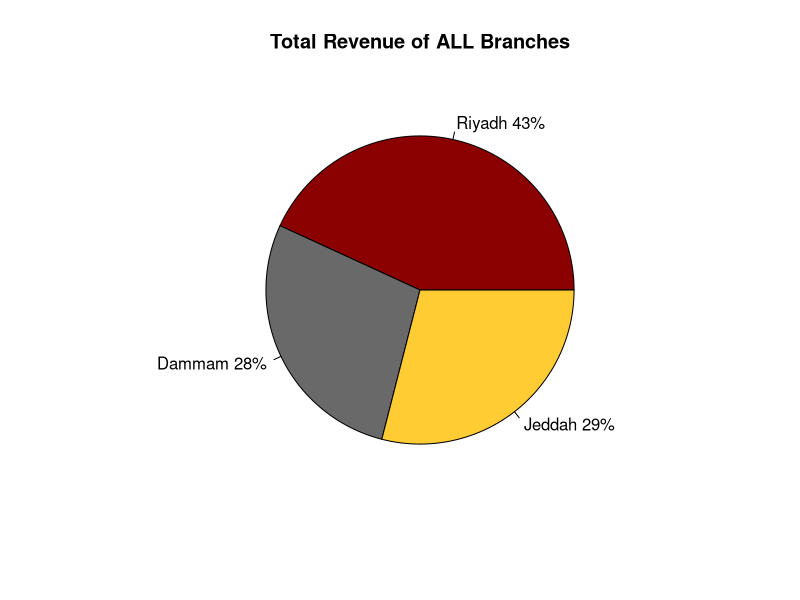
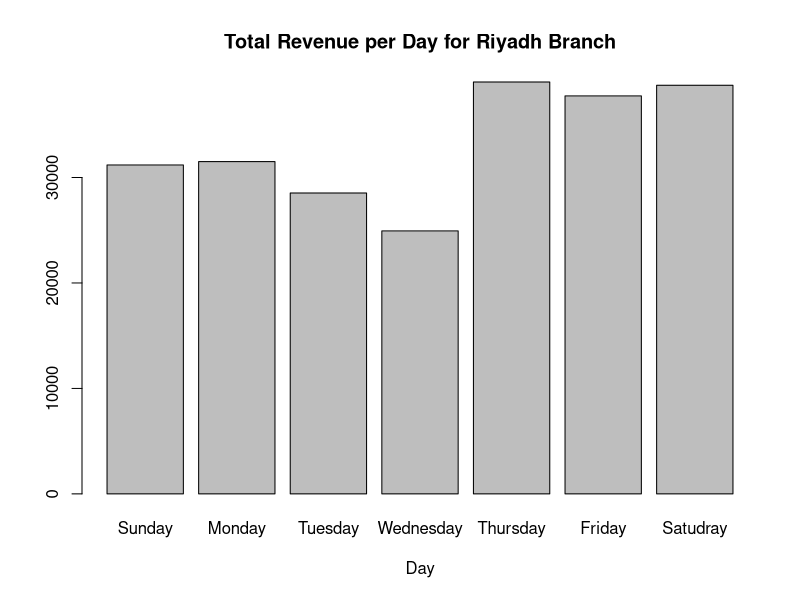
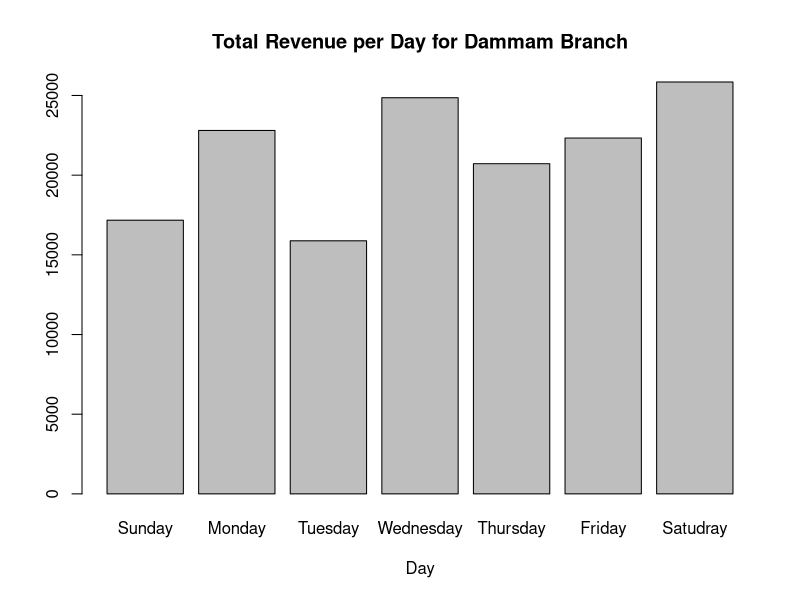
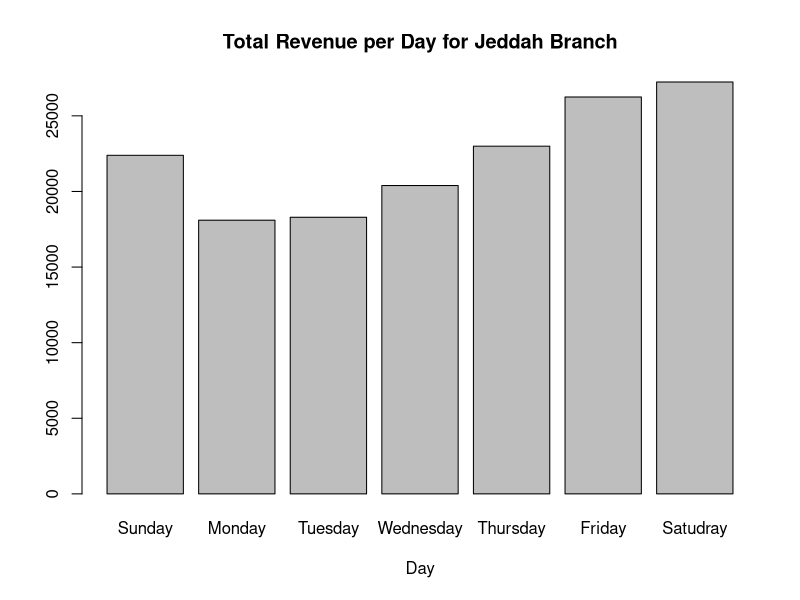
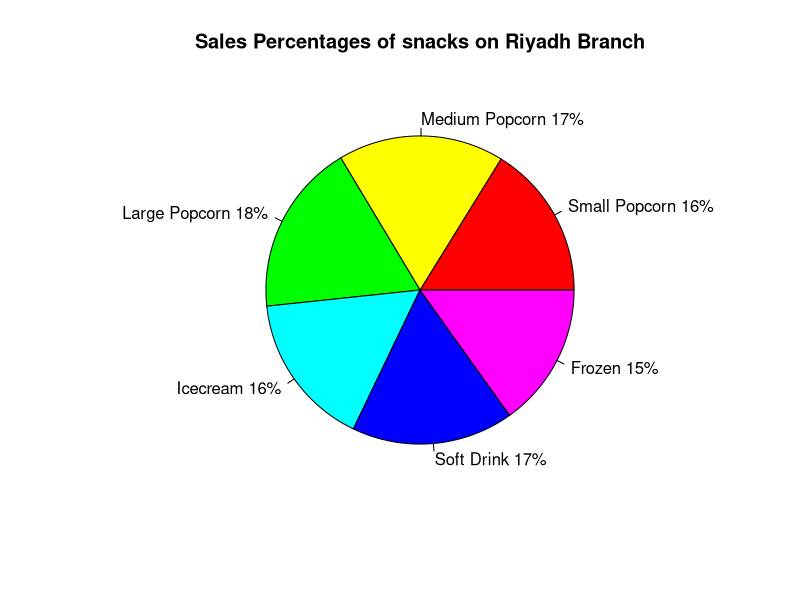

Here is the R script that generated these plots, in order:
#Theaters<-read.csv('Data governance bootcamp\\R\\Week 6\\day5\\movie-theater-r\\Theaters.csv',stringsAsFactors = FALSE)
#print(Theaters)



# 1. Create snacks that the customers can buy and randomize who buys which snack

###################################### Snacks ##########################################

#Create snacks dataframe to store the sales
snacksDF<-data.frame(Branch=factor(),Theater=integer(), Small.Popcorn=integer(), 
                     Medium.Popcorn=integer(), Large.Popcorn=integer(),
                     Icecream=integer(),Soft.Drink=integer(), Frozen=integer())
snacksDF<-data.frame(Branch=0,Theater=0,Small.Popcorn=0L, 
                     Medium.Popcorn=0L, Large.Popcorn=0L,
                     Icecream=0L,Soft.drink=0L, Frozen=0L)

################################## Snacks Function #####################################

# the function takes snacks data frame to store the sales on it, Branch name, theater number
# and takes number of visitors.It is return the total revenue of the day for a theater.
snacksF<-function(snacksDF, BranchName, TheaterN, visitorsN){
  #snacks prices
  prices<-c(6, 8, 10, 8, 7, 9)
  #create a vector of sold snacks
  snack<-sample(x = 1:visitorsN, size = 6, replace = TRUE)
  #calculate the sales of snacks for a screen
  snacksSales<- t(snack)%*%prices
  snacksSales<-snacksSales[1]
  #bind it with the branch and theater
  snack<-c(BranchName, TheaterN,snack)
  #print(snack)
  #add it to the dataframe
  snacksDF<-rbind.data.frame(snacksDF,snack)
  #Assign it to golbal var
  snacksDF<<-snacksDF
  return (snacksSales)
}

###############################################################################################

# Movie List
# DATA:         Movie Name  | Age Rating  | Number of Shows each day
movies <- rbind(c("Limitless", "PG-13", 3), 
                c("Taken", "PG-13", 1), 
                c("The Old Guard", "R", 2),
                c("Mr. & Mrs. Smith", "PG-13", 3),
                c("Focus", "+16", 2),
                c("Raya and the Last Dragon", "PG", 4),
                c("Rush Hour 3", "PG-13", 3))
# Branchs and size of the each branch based on the number of screens have
#  DATA:       Branch Location  | VIP | Standard | MAX
branchs <-  rbind(c("Riyadh", 2, 5, 2), 
                  c("Dammam", 1, 3, 1), 
                  c("Jeddah", 1, 4, 1))
# Theater Types based on capacity and ticket cost
# DATA:         Type Name  | Seats  | Adult Cost  | Child Cost
theatersType <- rbind(c("VIP",      60,  40, 30),
                      c("Standard", 120, 20, 15),
                      c("MAX",      180, 25, 20))

# This function generate a theaters data set for multiple branch by passing branchs and theatersTypes
generateDataSet <- function(branchs, theatersType){
  # Initialize the dataset columns to empty state
  branch_col <- NULL
  theater_num_col <- NULL
  type_col <- NULL
  seats_col <- NULL
  adult_cost_col <- NULL
  child_cost_col <- NULL
  movie_name_col <- NULL
  movie_rating_age_col <- NULL
  show_number_col <- NULL
  
  
  # Loop over branchs and theatersType to create dataset
  for(row in 1:nrow(branchs)) {
    
    # Count theater number for each branch in total including all types of theater (VIP, Standard, Max)
    countTheater <- 0
    
    for(col in 2:ncol(branchs)) {
      # total screen for each theater type and covert the string digit to integer number
      screensCount <- as.numeric(branchs[row, col])
      # calculate the total of all screens for each branch
      countTheater <- countTheater + screensCount
      
      # Loading the data for each column
      branch_col     <- c(branch_col, rep(branchs[row], screensCount))
      type_col       <- c(type_col, rep(theatersType[col-1], screensCount))
      seats_col      <- c(seats_col, rep(theatersType[col+2], screensCount))
      adult_cost_col <- c(adult_cost_col, rep(theatersType[col+5], screensCount))
      child_cost_col <- c(child_cost_col, rep(theatersType[col+8], screensCount))
    }
    
    # Create random movies assign for each theater
    for(movie in 1:countTheater) {
      # Get a random movie form Movies List in the top
      random_movie_index <- sample(1:nrow(movies),1)
      
      # Loading and assign random movies to each theater
      movie_name_col <- c(movie_name_col, movies[random_movie_index,1])
      movie_rating_age_col <- c(movie_rating_age_col, movies[random_movie_index,2])
      show_number_col <- c(show_number_col, sample(1:4, 1))
    }
    
    # List of theaters number for all branch
    theater_num_col <- c(theater_num_col, c(1:countTheater))
  }
  
  # create the data frame 
  dataset = data.frame(Branch         = branch_col,
                       Theater.Number = theater_num_col,
                       Type           = type_col,
                       Seats          = seats_col,
                       Adult.Cost     = adult_cost_col,
                       Child.Cost     = child_cost_col,
                       Movie_Name      = movie_name_col,
                       Age.Rating = movie_rating_age_col,
                       Show_Number      = show_number_col,
                       stringsAsFactors = FALSE)
  
  return(dataset)
}

# Call generateDataSet function
Theaters<-generateDataSet(branchs, theatersType)



##################################### Theaters Function ######################################
# It takes theater dataframe and returns the week revenues for each branch as a dataframe
runTheaters<-function(theatersDF, moviesDF){
  
  #Get branches names from the dataset
  uniqueBranch <- unique(theatersDF[c('Branch')])
  uniqueBranch<-uniqueBranch[,1]
  branchesRevenue<-data.frame(uniqueBranch,stringsAsFactors = FALSE)
  
  #create revenues dataset, 7 days for each branch
  for (i in 1:7){
    d <- rep(0, length(uniqueBranch))
    branchesRevenue<- cbind(branchesRevenue,d)
  }
  
  #iterate through theaters
  for (i in 1:nrow(theatersDF)){
    
    # iterate through the week
    for (day_num in 1:7) {
      # Keep track of total revenue for the day
      daily_revenue <- 0
      
      #get theater info
      seats<- as.numeric(theatersDF[i, ]['Seats'])
      branchName<- as.character(theatersDF[i, ]['Branch'])
      theaterN<- as.numeric(theatersDF[i, ]['Theater.Number'])
      AdultCost<- as.numeric(theatersDF[i, ]['Adult.Cost'])
      ChildCost<- as.numeric(theatersDF[i, ]['Child.Cost'])
      AgeRating<- as.character(theatersDF[i,]['Age.Rating'])
      
      #The sample starts by 1 or half of the space if it is weekend
      startSeat=1L
      if (day_num %in% (5:7)){
        startSeat= seats %/% 2
      }
      # Calculate  how many adults and children are watching the movie
      visitors_adults <- sample(startSeat:seats, 1)
      # student discount
      end <- round(visitors_adults/2)
      students<- sample(1:end, 1)
      studentsRevenue<- studentDiscount(AdultCost, students)
      
      visitors_adults<-visitors_adults - students
      avalibale_seats <- seats - visitors_adults
      visitors_children <- 0
      
      # conditional statements for movies that may be PG-13 and children are not allowed to watch
      if( AgeRating == "PG" || AgeRating == "PG-13") {
        visitors_children <- sample(1:avalibale_seats,1) # this is should be the the rest of available seats or less
        avalibale_seats <- avalibale_seats - visitors_children
      } 
      
      # Calculate the revenue for adults and children
      movie_revenue <- (visitors_adults * AdultCost) + (visitors_children * ChildCost) + studentsRevenue
      
      # Calculate snacks revenue
      snakcsRevenue<-snacksF(snacksDF, branchName, theaterN, seats-avalibale_seats)
      
      # Calculate the total revenue of the day, and add it to the revenues datafram by matching
      # the branch name and the day index
      x<-which(uniqueBranch == branchName )
      branchesRevenue[x,day_num+1] <- branchesRevenue[x ,day_num+1]  + movie_revenue + snakcsRevenue
      
    }
    
  }
  #Rename the columns to correct names
  names(branchesRevenue)[2]<-"Sunday"
  names(branchesRevenue)[3]<-"Monday"
  names(branchesRevenue)[4]<-"Tuesday"
  names(branchesRevenue)[5]<-"Wednesday"
  names(branchesRevenue)[6]<-"Thursday"
  names(branchesRevenue)[7]<-"Friday"
  names(branchesRevenue)[8]<-"Saturday"
  
  cat("---------------------------------------------------------------------\n")
  cat("\t The Total revenues For The Theaters", "\n")
  print((branchesRevenue))
  cat("---------------------------------------------------------------------\n")
  return (branchesRevenue)
}

#################################### print ###################################################
# Display the max revenue for each branch 
printMaxRevenue<-function(RevenuesDF){
  # Transpose the dataset
  newDF=t(RevenuesDF)
  
  for (i in 1: ncol(newDF)){
    cat("------------------------------------------\n")
    cat("Maximum total revenue of the week for", newDF[1,i],": $", max(newDF[2:nrow(newDF),i]), "\n")
    cat("------------------------------------------\n")
  }
  
}
################################################ dicsount function #####################################

# Student Discount %20 and return the total discount
studentDiscount <- function(ticket_cost, studentsvisitors) {
  discounted_ticket <- ticket_cost * 0.2
  return(studentsvisitors *discounted_ticket)
}


data<-runTheaters(Theaters, movies)
printMaxRevenue(data)
View(Theaters)
View(data)


#-------------------------------------------------------------------------------
# first the names
branchname <- data$uniqueBranch

# transpose all but the first column (name)
data <- as.data.frame(t(data[,-1]))
colnames(data) <- branchname
data$myfactor <- factor(row.names(data))
#str(data) # Check the column types

# Make chart
# Pie Chart with Percentages
slices <- c(sum(data$Riyadh), sum(data$Dammam), sum(data$Jeddah))

lbls <- c('Riyadh', 'Dammam', 'Jeddah')
pct <- round(slices/sum(slices)*100)
lbls <- paste(lbls, pct) # add percents to labels
lbls <- paste(lbls,"%",sep="") # ad % to labels
pie(slices,labels = lbls, col= c("#8b0000" ,"#696969" ,"#ffcc33"),
    main=paste("Total Revenue of ALL Branches"))




# third plot
bName<-'Riyadh'
slices1 <- c(sum(data$Sunday),sum(data$Monday),sum(data$Tuesday),sum(data$Tuesday),sum(data$Wednesday),sum(data$Thursday),sum(data$Saturday))

lbls1 <- c('Sunday','Monday','Tuesday','Wednesday','Thursday','Friday','Satudray')
pct1 <- round(slices1/sum(slices1)*100)
lbls1 <- paste(lbls1, pct1) # add percents to labels
lbls1 <- paste(lbls1,"%",sep="") # ad % to labels
barplot(data$Riyadh, main=paste("Total Revenue per Day for Riyadh Branch"),
    xlab="Day", names.arg=c('Sunday','Monday','Tuesday','Wednesday','Thursday','Friday','Satudray'))

# forth plot
bName2<-'Dammam'
slices2 <- c(sum(data$Sunday),sum(data$Monday),sum(data$Tuesday),sum(data$Tuesday),sum(data$Wednesday),sum(data$Thursday),sum(data$Saturday))

lbls2 <- c('Sunday','Monday','Tuesday','Wednesday','Thursday','Friday','Satudray')
pct2 <- round(slices2/sum(slices2)*100)
lbls2 <- paste(lbls2, pct2) # add percents to labels
lbls2 <- paste(lbls2,"%",sep="") # ad % to labels
barplot(data$Dammam, main=paste("Total Revenue per Day for Dammam Branch"),
        xlab="Day", names.arg=c('Sunday','Monday','Tuesday','Wednesday','Thursday','Friday','Satudray'))

# Fifth plot
bName3<-'Jeddah'
slices3 <- c(sum(data$Sunday),sum(data$Monday),sum(data$Tuesday),sum(data$Tuesday),sum(data$Wednesday),sum(data$Thursday),sum(data$Saturday))

lbls3 <- c('Sunday','Monday','Tuesday','Wednesday','Thursday','Friday','Satudray')
pct3 <- round(slices3/sum(slices3)*100)
lbls3 <- paste(lbls3, pct3) # add percents to labels
lbls3 <- paste(lbls3,"%",sep="") # ad % to labels
barplot(data$Jeddah, main=paste("Total Revenue per Day for Jeddah Branch"),
        xlab="Day", names.arg=c('Sunday','Monday','Tuesday','Wednesday','Thursday','Friday','Satudray'))



# Make any other chart
# Pie Chart with Percentages

slices2 <- c(sum(as.integer(snacksDF$Small.Popcorn) ), sum(as.integer(snacksDF$Medium.Popcorn) ),
             sum(as.integer(snacksDF$Large.Popcorn) ),sum(as.integer(snacksDF$Icecream) ),
             sum(as.integer(snacksDF$Soft.drink) ), sum(as.integer(snacksDF$Frozen) ) )

lbls2 <- c('Small Popcorn', 'Medium Popcorn', 'Large Popcorn', 'Icecream', 'Soft Drink', 'Frozen')
pct2 <- round(slices2/sum(slices2)*100)
lbls2 <- paste(lbls2, pct2) # add percents to labels
lbls2 <- paste(lbls2,"%",sep="") # ad % to labels
pie(slices2,labels = lbls2, col=rainbow(length(lbls2)),
    main=paste("Sales Percentages of snacks on", bName, 'Branch'))

